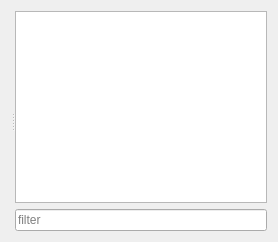
      <widget class="QWidget" name="sources">
       <layout class="QHBoxLayout" name="horizontalLayout_9">
        <item>
         <widget class="QSplitter" name="splitter_skymap">
          <property name="orientation">
           <enum>Qt::Horizontal</enum>
          </property>
          <widget class="QWidget" name="layoutWidget">
           <layout class="QHBoxLayout" name="horizontalLayout_skymap"/>
          </widget>
          <widget class="QWidget" name="layoutWidget_2">
           <layout class="QVBoxLayout" name="verticalLayout_4">
            <item>
             <widget class="QTreeView" name="treeView_skymap_sources">
              <property name="mouseTracking">
               <bool>true</bool>
              </property>
              <property name="editTriggers">
               <set>QAbstractItemView::NoEditTriggers</set>
              </property>
              <property name="alternatingRowColors">
               <bool>true</bool>
              </property>
              <property name="selectionMode">
               <enum>QAbstractItemView::NoSelection</enum>
              </property>
              <property name="sortingEnabled">
               <bool>true</bool>
              </property>
              <property name="headerHidden">
               <bool>false</bool>
              </property>
             </widget>
            </item>
            <item>
             <widget class="QLineEdit" name="lineEdit_skymapSourceFilter">
              <property name="placeholderText">
               <string>filter</string>
              </property>
             </widget>
            </item>
           </layout>
          </widget>
         </widget>
        </item>
       </layout>
      </widget>
